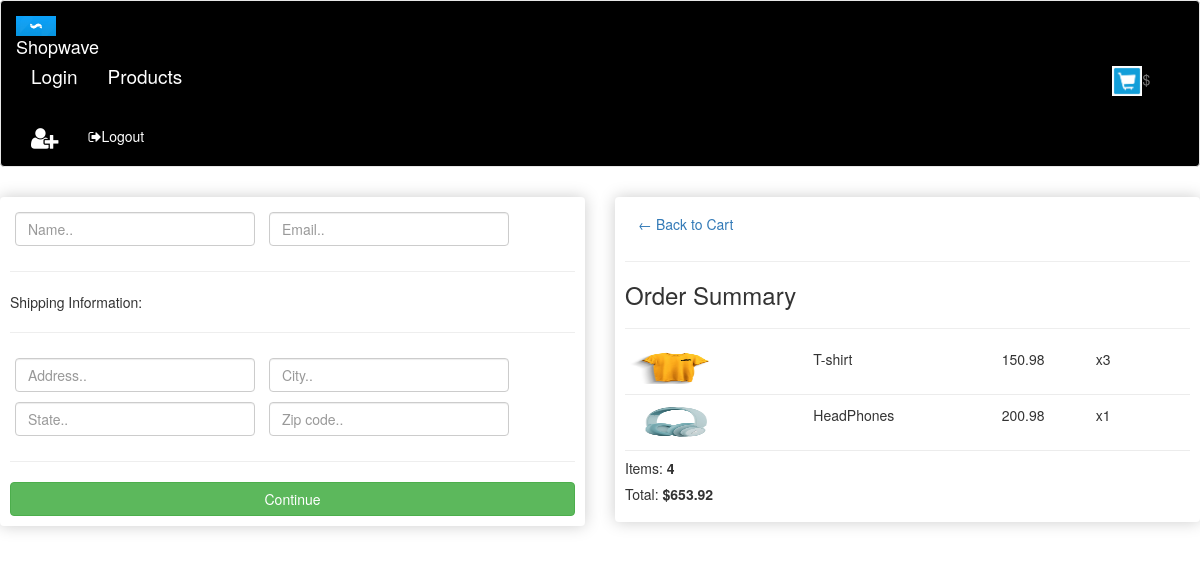
The app's page /checkout/ (signed in) with its own data.
### store/models.py (models this page shows, shortened)
class Order(models.Model):
    products=models.ForeignKey(Products,on_delete=models.CASCADE,related_name="order_products")
    user=models.ForeignKey(User,on_delete=models.CASCADE,related_name="users_order")
    quantity=models.IntegerField(null=True,blank=True)
    date = models.DateField(default=datetime.datetime.today)
    status = models.BooleanField(default=False)
    @property
    def get_total(self):
        total=round(self.products.price*self.quantity,2)
        return total

class Products(models.Model):
    product_name=models.CharField(max_length=100,null=True,blank=True)
    price=models.FloatField()
    slug=models.SlugField(max_length=100,unique=True)
    category=models.ForeignKey(Category,on_delete=models.CASCADE,related_name="categories")
    product_image=models.ImageField(upload_to='',null=True,blank=True)
    featured_product=models.BooleanField(default=False)

### store/views.py (the view)
# urls.py: path('checkout/',checkout,name='checkout'),
def checkout(request):
    orders = Order.objects.filter(user=request.user)
    items_total = 0
    cart_total = 0
    for item in orders:
        if item.status == False:
            items_total = items_total + item.quantity
            cart_total = cart_total + item.get_total
    context={
        'orders':orders,
        'cart_total':cart_total,
        'item_total':items_total,
    }
    return render(request,'checkout.html', context)

### templates/checkout.html (shortened to what this page needs)
<!DOCTYPE html>
<html lang="en">
{% load static %}
<head>
    {% static "images" as baseUrl %}
    <link rel="stylesheet" href="https://maxcdn.bootstrapcdn.com/bootstrap/3.4.1/css/bootstrap.min.css">
    <link rel="stylesheet" href="{% static 'css/main.css' %}">
</head>
<body>
{% include 'navbar.html' %}
<div class="row">
	<div class="col-lg-6">
		<div class="box-element" id="form-wrapper">
            <form id="form">
                <div id="user-info">
                    <div class="form-field">
                        <input required class="form-control" type="text" name="name" placeholder="Name..">
                    </div>
                    <div class="form-field">
                        <input required class="form-control" type="email" name="email" placeholder="Email..">
                    </div>
                </div>
                <div id="shipping-info">
                    <hr>
                    <p>Shipping Information:</p>
                    <hr>
                    <div class="form-field">
                        <input class="form-control" type="text" name="address" placeholder="Address..">
                    </div>
                    <div class="form-field">
                        <input class="form-control" type="text" name="city" placeholder="City..">
                    </div>
                    <div class="form-field">
                        <input class="form-control" type="text" name="state" placeholder="State..">
                    </div>
                    <div class="form-field">
                        <input class="form-control" type="text" name="zipcode" placeholder="Zip code..">
                    </div>
                </div>
                <hr>
                <input id="form-button" class="btn btn-success btn-block" type="submit" value="Continue">
            </form>
        </div>
        <br>
	</div>
	<div class="col-lg-6">
		<div class="box-element">
            <a  class="btn btn-outline-dark" href="{% url 'cart_content' %}">&#x2190; Back to Cart</a>
            <hr>
            <h3>Order Summary</h3>
            <hr>
            {% for order in orders %}
            {% if order.status == False %}
            <div class="cart-row">
                <div style="flex:2"><img class="row-image" src="{{baseUrl}}/{{order.products.product_image}}" height="35px" width="90px"></div>
                <div style="flex:2"><p>{{order.products.product_name}}</p></div>
                <div style="flex:1"><p>{{order.products.price}}</p></div>
                <div style="flex:1"><p>x{{order.quantity}}</p></div>
            </div>
            {% endif %}
            {% endfor %}
            <h5>Items:   <strong>{{item_total}}</strong></h5>
            <h5>Total:   <strong>${{cart_total}}</strong></h5>
		</div>
	</div>
</div>
</body>
</html>

### static/css/main.css (style rules this page uses)
h1,h2,h3,h4,h5,h6 { color:hsl(0, 0%, 30%); }
.box-element { box-shadow:hsl(0, 0%, 80%) 0 0 16px; background-color: #fff; border-radius: 4px; padding: 10px; }
.col-lg-4, .col-lg-6, .col-lg-8, .col-lg-12 { margin-top: 10px; }
.btn { border-radius: 0; }
.row-image { width: 100px; }
.form-field { width:250px; display: inline-block; padding: 5px; }
.cart-row { display: flex; align-items: flex-stretch; padding-bottom: 10px; margin-bottom: 10px; border-bottom: 1px solid #ececec; }

### records on screen
Order: products.product_image (picture), products.product_name "T-shirt", products.price "150.98", quantity "3"
Order: products.product_image (picture), products.product_name "HeadPhones", products.price "200.98", quantity "1"

### other values on screen
{{ item_total }} "4"
{{ cart_total }} "653.92"
